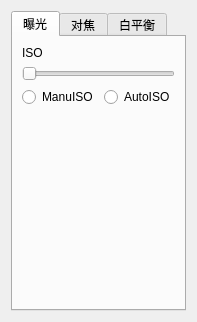
<?xml version="1.0" encoding="UTF-8"?>
<ui version="4.0">
 <class>CameraControllerForm</class>
 <widget class="QWidget" name="CameraControllerForm">
  <property name="geometry">
   <rect>
    <x>0</x>
    <y>0</y>
    <width>152</width>
    <height>322</height>
   </rect>
  </property>
  <property name="windowTitle">
   <string>Form</string>
  </property>
  <layout class="QVBoxLayout" name="verticalLayout">
   <item>
    <widget class="QTabWidget" name="tabWidget">
     <property name="currentIndex">
      <number>0</number>
     </property>
     <widget class="QWidget" name="tab">
      <attribute name="title">
       <string>曝光</string>
      </attribute>
      <layout class="QVBoxLayout" name="verticalLayout_2">
       <item>
        <layout class="QGridLayout" name="gridLayout">
         <item row="0" column="0">
          <widget class="QLabel" name="label">
           <property name="text">
            <string>ISO</string>
           </property>
          </widget>
         </item>
         <item row="1" column="0" colspan="2">
          <widget class="QSlider" name="horizontalSlider">
           <property name="orientation">
            <enum>Qt::Horizontal</enum>
           </property>
          </widget>
         </item>
         <item row="2" column="0">
          <widget class="QRadioButton" name="radioButton">
           <property name="text">
            <string>ManuISO</string>
           </property>
          </widget>
         </item>
         <item row="2" column="1">
          <widget class="QRadioButton" name="radioButton_2">
           <property name="text">
            <string>AutoISO</string>
           </property>
          </widget>
         </item>
        </layout>
       </item>
       <item>
        <spacer name="verticalSpacer">
         <property name="orientation">
          <enum>Qt::Vertical</enum>
         </property>
         <property name="sizeHint" stdset="0">
          <size>
           <width>20</width>
           <height>225</height>
          </size>
         </property>
        </spacer>
       </item>
      </layout>
     </widget>
     <widget class="QWidget" name="tab_2">
      <attribute name="title">
       <string>对焦</string>
      </attribute>
     </widget>
     <widget class="QWidget" name="tab_3">
      <attribute name="title">
       <string>白平衡</string>
      </attribute>
     </widget>
    </widget>
   </item>
  </layout>
 </widget>
 <resources/>
 <connections/>
</ui>
